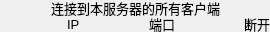
<?xml version="1.0" encoding="UTF-8"?>
<ui version="4.0">
 <class>Form</class>
 <widget class="QWidget" name="Form">
  <property name="geometry">
   <rect>
    <x>0</x>
    <y>0</y>
    <width>270</width>
    <height>32</height>
   </rect>
  </property>
  <property name="minimumSize">
   <size>
    <width>128</width>
    <height>32</height>
   </size>
  </property>
  <property name="maximumSize">
   <size>
    <width>16777215</width>
    <height>64</height>
   </size>
  </property>
  <property name="font">
   <font>
    <pointsize>10</pointsize>
   </font>
  </property>
  <property name="windowTitle">
   <string>Form</string>
  </property>
  <layout class="QVBoxLayout" name="verticalLayout">
   <property name="spacing">
    <number>0</number>
   </property>
   <property name="leftMargin">
    <number>0</number>
   </property>
   <property name="topMargin">
    <number>0</number>
   </property>
   <property name="rightMargin">
    <number>0</number>
   </property>
   <property name="bottomMargin">
    <number>0</number>
   </property>
   <item>
    <widget class="QWidget" name="widget_2" native="true">
     <layout class="QHBoxLayout" name="horizontalLayout_2">
      <property name="spacing">
       <number>2</number>
      </property>
      <property name="leftMargin">
       <number>0</number>
      </property>
      <property name="topMargin">
       <number>0</number>
      </property>
      <property name="rightMargin">
       <number>0</number>
      </property>
      <property name="bottomMargin">
       <number>0</number>
      </property>
      <item>
       <spacer name="horizontalSpacer_00">
        <property name="orientation">
         <enum>Qt::Orientation::Horizontal</enum>
        </property>
        <property name="sizeHint" stdset="0">
         <size>
          <width>46</width>
          <height>13</height>
         </size>
        </property>
       </spacer>
      </item>
      <item>
       <widget class="QLabel" name="label_Title">
        <property name="text">
         <string>连接到本服务器的所有客户端</string>
        </property>
       </widget>
      </item>
      <item>
       <spacer name="horizontalSpacer_01">
        <property name="orientation">
         <enum>Qt::Orientation::Horizontal</enum>
        </property>
        <property name="sizeHint" stdset="0">
         <size>
          <width>45</width>
          <height>13</height>
         </size>
        </property>
       </spacer>
      </item>
     </layout>
    </widget>
   </item>
   <item>
    <widget class="QWidget" name="widget" native="true">
     <layout class="QHBoxLayout" name="horizontalLayout">
      <property name="spacing">
       <number>2</number>
      </property>
      <property name="leftMargin">
       <number>0</number>
      </property>
      <property name="topMargin">
       <number>0</number>
      </property>
      <property name="rightMargin">
       <number>0</number>
      </property>
      <property name="bottomMargin">
       <number>0</number>
      </property>
      <item>
       <spacer name="horizontalSpacer_10">
        <property name="orientation">
         <enum>Qt::Orientation::Horizontal</enum>
        </property>
        <property name="sizeHint" stdset="0">
         <size>
          <width>62</width>
          <height>13</height>
         </size>
        </property>
       </spacer>
      </item>
      <item>
       <widget class="QLabel" name="label_IP">
        <property name="text">
         <string>IP</string>
        </property>
       </widget>
      </item>
      <item>
       <spacer name="horizontalSpacer_11">
        <property name="orientation">
         <enum>Qt::Orientation::Horizontal</enum>
        </property>
        <property name="sizeHint" stdset="0">
         <size>
          <width>63</width>
          <height>13</height>
         </size>
        </property>
       </spacer>
      </item>
      <item>
       <widget class="QLabel" name="label_Port">
        <property name="text">
         <string>端口</string>
        </property>
       </widget>
      </item>
      <item>
       <spacer name="horizontalSpacer_12">
        <property name="orientation">
         <enum>Qt::Orientation::Horizontal</enum>
        </property>
        <property name="sizeHint" stdset="0">
         <size>
          <width>62</width>
          <height>13</height>
         </size>
        </property>
       </spacer>
      </item>
      <item>
       <widget class="QLabel" name="label_Disconnect">
        <property name="text">
         <string>断开</string>
        </property>
       </widget>
      </item>
     </layout>
    </widget>
   </item>
  </layout>
 </widget>
 <resources/>
 <connections/>
</ui>
